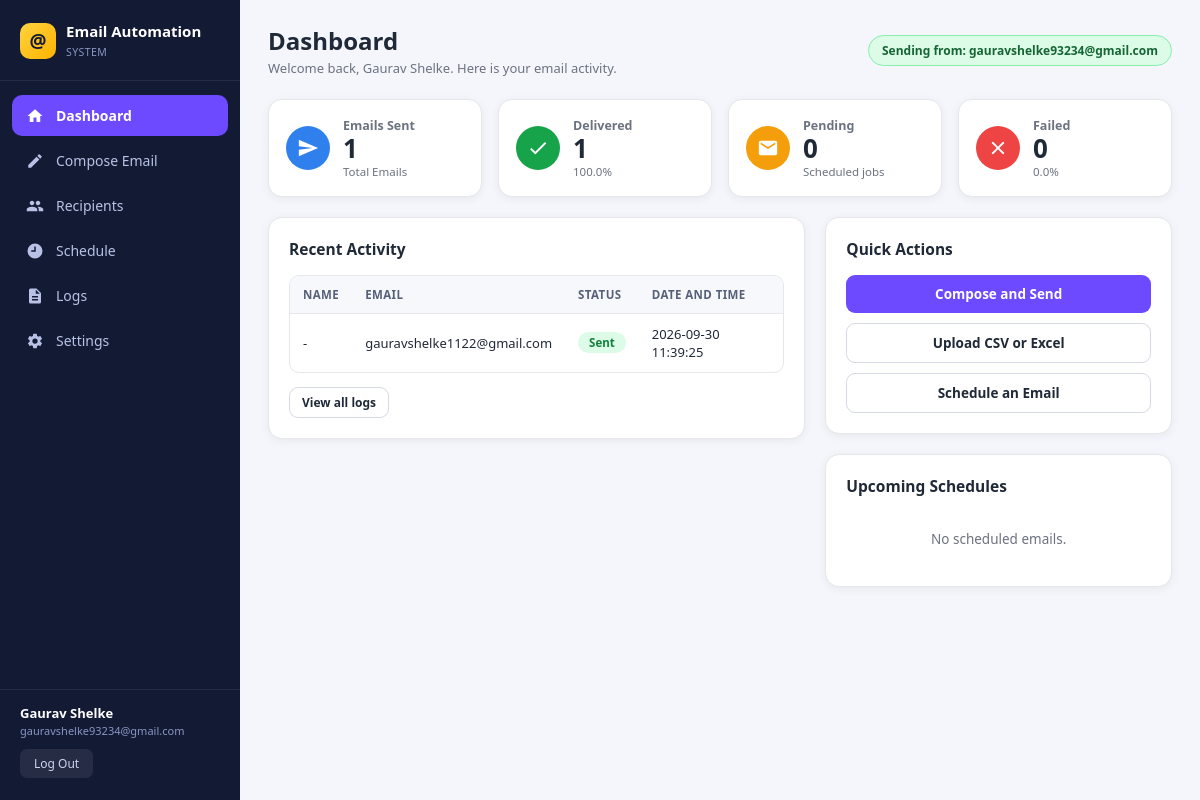
The page / (signed in) on the database its author committed.
### tables this page shows
CREATE TABLE users (
            id              INTEGER PRIMARY KEY AUTOINCREMENT,
            name            TEXT NOT NULL,
            email           TEXT NOT NULL UNIQUE,
            password_hash   TEXT NOT NULL,
            sender_email    TEXT DEFAULT '',
            sender_password TEXT DEFAULT '',
            sender_name     TEXT DEFAULT '',
            smtp_server     TEXT DEFAULT 'smtp.gmail.com',
            smtp_port       INTEGER DEFAULT 587,
            created_at      TEXT NOT NULL
        );

CREATE TABLE logs (
            id         INTEGER PRIMARY KEY AUTOINCREMENT,
            user_id    INTEGER NOT NULL,
            name       TEXT,
            email      TEXT NOT NULL,
            subject    TEXT,
            status     TEXT NOT NULL,
            message    TEXT,
            created_at TEXT NOT NULL,
            FOREIGN KEY (user_id) REFERENCES users (id)
        );

### app.py (the view)
@app.route("/")
@login_required
def dashboard():
    stats = database.get_stats(g.user["id"])
    logs = database.get_logs(g.user["id"], limit=8)
    pending = [s for s in database.get_schedules(g.user["id"])
               if s["status"] == "Pending"][:5]
    return render_template("dashboard.html", stats=stats, logs=logs,
                           schedules=pending, active="dashboard")

### app.py (called while the page is built)
def login_required(view):
    @wraps(view)
    def wrapper(*args, **kwargs):
        if not g.user:
            flash("Please log in to continue.", "error")
            return redirect(url_for("login"))
        return view(*args, **kwargs)
    return wrapper

@app.before_request
def load_logged_in_user():
    user_id = session.get("user_id")
    g.user = database.get_user(user_id) if user_id else None

@app.context_processor
def inject_globals():
    return {"user": g.get("user"), "year": datetime.now().year}

### core/database.py (called while the page is built)
def get_connection():
    conn = sqlite3.connect(DATABASE, check_same_thread=False)
    conn.row_factory = sqlite3.Row
    return conn

def get_user(user_id):
    conn = get_connection()
    row = conn.execute("SELECT * FROM users WHERE id = ?", (user_id,)).fetchone()
    conn.close()
    return dict(row) if row else None

def get_logs(user_id, limit=300, status_filter="All", search=""):
    sql = "SELECT * FROM logs WHERE user_id = ?"
    params = [user_id]
    if status_filter and status_filter != "All":
        sql += " AND status = ?"
        params.append(status_filter)
    if search:
        sql += " AND (email LIKE ? OR name LIKE ?)"
        params += [f"%{search}%", f"%{search}%"]
    sql += " ORDER BY id DESC LIMIT ?"
    params.append(limit)
    conn = get_connection()
    rows = conn.execute(sql, params).fetchall()
    conn.close()
    return [dict(r) for r in rows]

def get_stats(user_id):
    conn = get_connection()
    one = lambda sql: conn.execute(sql, (user_id,)).fetchone()["c"]
    total   = one("SELECT COUNT(*) c FROM logs WHERE user_id=?")
    sent    = one("SELECT COUNT(*) c FROM logs WHERE user_id=? AND status='Sent'")
    failed  = one("SELECT COUNT(*) c FROM logs WHERE user_id=? AND status='Failed'")
    pending = one("SELECT COUNT(*) c FROM schedules WHERE user_id=? AND status='Pending'")
    conn.close()
    pct = lambda x: round((x / total) * 100, 1) if total else 0.0
    return {"total": total, "delivered": sent, "failed": failed, "pending": pending,
            "delivered_pct": pct(sent), "failed_pct": pct(failed)}

def get_schedules(user_id):
    conn = get_connection()
    rows = conn.execute("SELECT * FROM schedules WHERE user_id=? ORDER BY id DESC",
                        (user_id,)).fetchall()
    conn.close()
    return [dict(r) for r in rows]

### templates/dashboard.html (shortened to what this page needs)
{% extends "base.html" %}
{% block heading %}Dashboard{% endblock %}
{% block subheading %}Welcome back, {{ user.name }}. Here is your email activity.{% endblock %}
{% block content %}
<div class="stats">
  <div class="stat">
    <div class="ico blue">
      <svg width="22" viewBox="0 0 24 24" fill="currentColor"><path d="M2.01 21L23 12 2.01 3 2 10l15 2-15 2z"/></svg>
    </div>
    <div>
      <div class="label">Emails Sent</div>
      <div class="value">{{ stats.total }}</div>
      <div class="sub">Total Emails</div>
    </div>
  </div>
  <div class="stat">
    <div class="ico green">
      <svg width="22" viewBox="0 0 24 24" fill="currentColor"><path d="M9 16.17L4.83 12l-1.42 1.41L9 19 21 7l-1.41-1.41z"/></svg>
    </div>
    <div>
      <div class="label">Delivered</div>
      <div class="value">{{ stats.delivered }}</div>
      <div class="sub">{{ stats.delivered_pct }}%</div>
    </div>
  </div>
  <div class="stat">
    <div class="ico amber">
      <svg width="22" viewBox="0 0 24 24" fill="currentColor"><path d="M20 4H4a2 2 0 00-2 2v12a2 2 0 002 2h16a2 2 0 002-2V6a2 2 0 00-2-2zm0 4l-8 5-8-5V6l8 5 8-5z"/></svg>
    </div>
    <div>
      <div class="label">Pending</div>
      <div class="value">{{ stats.pending }}</div>
      <div class="sub">Scheduled jobs</div>
    </div>
  </div>
  <div class="stat">
    <div class="ico red">
      <svg width="22" viewBox="0 0 24 24" fill="currentColor"><path d="M19 6.41L17.59 5 12 10.59 6.41 5 5 6.41 10.59 12 5 17.59 6.41 19 12 13.41 17.59 19 19 17.59 13.41 12z"/></svg>
    </div>
    <div>
      <div class="label">Failed</div>
      <div class="value">{{ stats.failed }}</div>
      <div class="sub">{{ stats.failed_pct }}%</div>
    </div>
  </div>
</div>
<div class="grid-2">
  <div class="card">
    <h3>Recent Activity</h3>
    {% if logs %}
      <div class="table-wrap">
        <table>
          <thead><tr><th>Name</th><th>Email</th><th>Status</th><th>Date and Time</th></tr></thead>
          <tbody>
          {% for log in logs %}
            <tr>
              <td>{{ log.name or '-' }}</td>
              <td>{{ log.email }}</td>
              <td><span class="pill {{ log.status|lower }}">{{ log.status }}</span></td>
              <td>{{ log.created_at }}</td>
            </tr>
          {% endfor %}
          </tbody>
        </table>
      </div>
      <p style="margin-top:14px">
        <a class="btn btn-light btn-sm" href="{{ url_for('logs_page') }}">View all logs</a>
      </p>
    {% else %}
      <div class="empty">
        No emails have been sent yet.<br><br>
        <a class="btn btn-primary btn-sm" href="{{ url_for('compose') }}">Send your first email</a>
      </div>
    {% endif %}
  </div>
  <div>
    <div class="card">
      <h3>Quick Actions</h3>
      <a class="btn btn-primary btn-full" style="margin-bottom:10px" href="{{ url_for('compose') }}">Compose and Send</a>
      <a class="btn btn-light btn-full" style="margin-bottom:10px" href="{{ url_for('recipients_page') }}">Upload CSV or Excel</a>
      <a class="btn btn-light btn-full" href="{{ url_for('schedule_page') }}">Schedule an Email</a>
    </div>
    <div class="card">
      <h3>Upcoming Schedules</h3>
      {% if schedules %}
        {% for s in schedules %}
          <div class="summary-row">
            <span>{{ s.subject[:24] }}{% if s.subject|length > 24 %}...{% endif %}</span>
            <b>{{ s.run_at }}</b>
          </div>
        {% endfor %}
      {% else %}
        <div class="empty" style="padding:18px">No scheduled emails.</div>
      {% endif %}
    </div>
  </div>
</div>
{% endblock %}

### templates/base.html (shortened to what this page needs)
<!DOCTYPE html>
<html lang="en">
<head>
<link rel="stylesheet" href="{{ url_for('static', filename='css/style.css') }}">
</head>
<body>
<div class="app">
  <aside class="sidebar">
    <div class="brand">
      <div class="logo">@</div>
      <div>
        <h1>Email Automation</h1>
        <span>SYSTEM</span>
      </div>
    </div>
    <nav class="nav">
      <a href="{{ url_for('dashboard') }}" class="{% if active=='dashboard' %}active{% endif %}">
        <svg viewBox="0 0 24 24" fill="currentColor"><path d="M10 20v-6h4v6h5v-8h3L12 3 2 12h3v8z"/></svg>
        <span>Dashboard</span></a>
      <a href="{{ url_for('compose') }}" class="{% if active=='compose' %}active{% endif %}">
        <svg viewBox="0 0 24 24" fill="currentColor"><path d="M3 17.25V21h3.75L17.81 9.94l-3.75-3.75zM20.71 7.04a1 1 0 000-1.41l-2.34-2.34a1 1 0 00-1.41 0l-1.83 1.83 3.75 3.75z"/></svg>
        <span>Compose Email</span></a>
      <a href="{{ url_for('recipients_page') }}" class="{% if active=='recipients' %}active{% endif %}">
        <span>Recipients</span></a>
      <a href="{{ url_for('schedule_page') }}" class="{% if active=='schedule' %}active{% endif %}">
        <svg viewBox="0 0 24 24" fill="currentColor"><path d="M12 2a10 10 0 100 20 10 10 0 000-20zm1 11H7v-2h4V6h2z"/></svg>
        <span>Schedule</span></a>
      <a href="{{ url_for('logs_page') }}" class="{% if active=='logs' %}active{% endif %}">
        <svg viewBox="0 0 24 24" fill="currentColor"><path d="M14 2H6a2 2 0 00-2 2v16a2 2 0 002 2h12a2 2 0 002-2V8zm2 16H8v-2h8zm0-4H8v-2h8zm-3-5V3.5L18.5 9z"/></svg>
        <span>Logs</span></a>
      <a href="{{ url_for('settings_page') }}" class="{% if active=='settings' %}active{% endif %}">
        <span>Settings</span></a>
    </nav>
    <div class="side-user">
      <b>{{ user.name }}</b>
      <span>{{ user.email }}</span>
      <a href="{{ url_for('logout') }}">Log Out</a>
    </div>
  </aside>
  <main class="main">
    <div class="topbar">
      <div>
        <h2>{% block heading %}Dashboard{% endblock %}</h2>
        <p>{% block subheading %}{% endblock %}</p>
      </div>
      {% if user.sender_email %}
        <span class="badge live">Sending from: {{ user.sender_email }}</span>
      {% else %}
        <span class="badge warn">No sender email yet - open Settings</span>
      {% endif %}
    </div>
    {% block content %}{% endblock %}
  </main>
</div>
</body>
</html>

### rows shown on the page
users: name "Gaurav Shelke", email "gauravshelke93234@gmail.com", sender_email "gauravshelke93234@gmail.com"
logs: name "-", email "gauravshelke1122@gmail.com", status "Sent", created_at "2026-09-30 11:39:25"

### other values the page prints
{{ stats.total }} "1"
{{ stats.delivered }} "1"
{{ stats.delivered_pct }} "100.0"
{{ stats.pending }} "0"
{{ stats.failed }} "0"
{{ stats.failed_pct }} "0.0"
